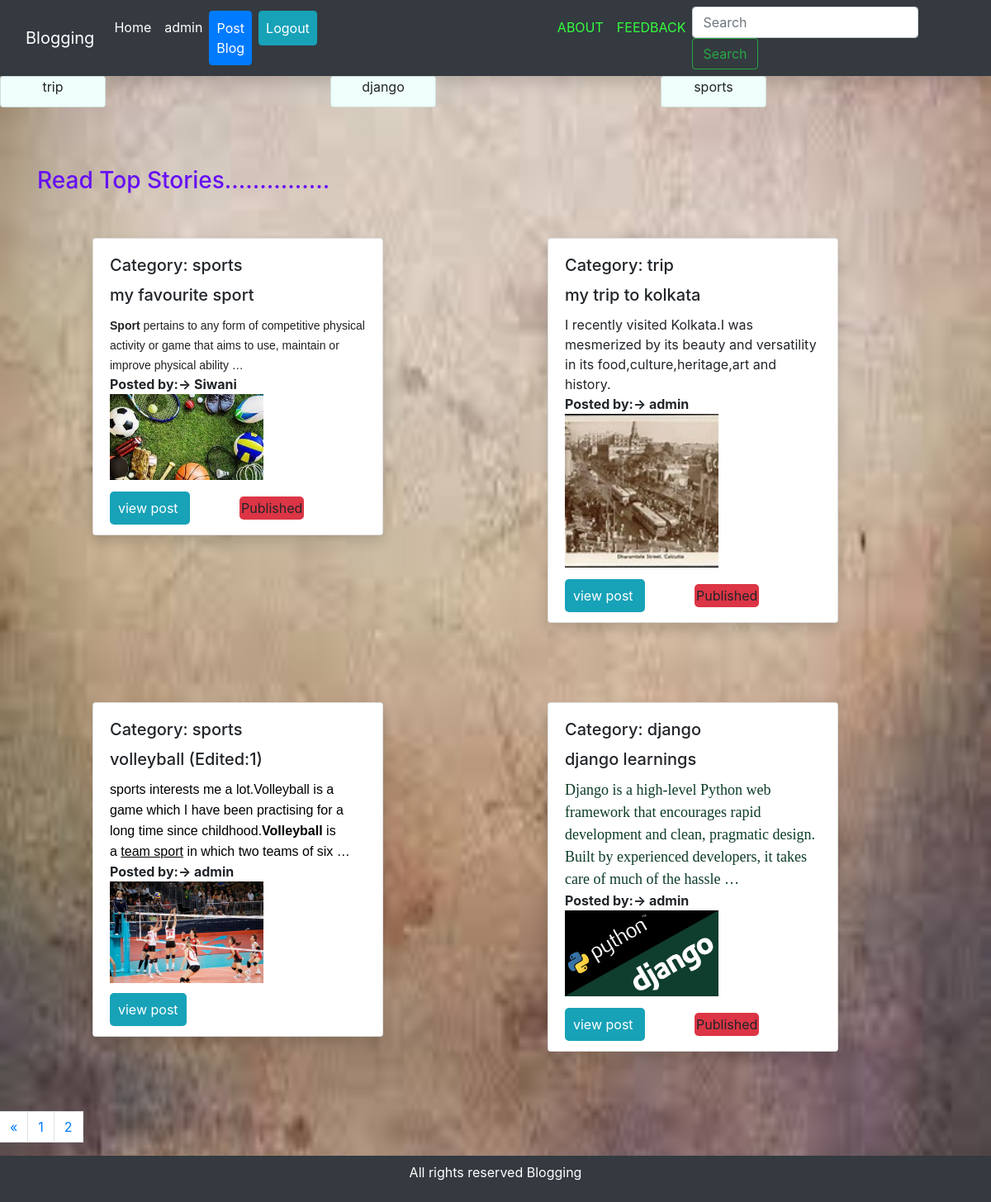
Page /?page=2 (signed in) on the committed database.
### easyblogging/models.py (models this page shows, shortened)
class Category(models.Model):
    name = models.CharField(max_length=50)

class BlogModel(models.Model):
    title=models.CharField(max_length=1000)
    content =HTMLField()
    slug=models.SlugField(max_length=1000, null=True , blank=True)
    image=models.ImageField(upload_to='images/',blank=True,null=True)
    likes=models.ManyToManyField(User,related_name='likes',blank=True)
    created_at=models.DateTimeField(auto_now_add=True,null=True)
    publish = models.BooleanField(default=False)
    published = models.DateTimeField(auto_now=True)
    author = models.ForeignKey(User, on_delete=models.CASCADE)
    categories = models.ManyToManyField('Category', related_name='posts')
    def __init__(self, *args, **kwargs):
        super(BlogModel, self).__init__(*args, **kwargs)
        self.old_publish = self.publish

### easyblogging/views.py (the view)
# urls.py: 2. Add a URL to urlpatterns:  path('', views.home, name='home')
def home(request):
    blog = BlogModel.objects.order_by("-created_at")
    cats = Category.objects.all()
    query=request.GET.get('q')
    if query:
        blog=BlogModel.objects.filter(
            Q(author__username=query) |
            Q(title__icontains=query) |
            Q(content__icontains=query)
            )
    if query:
        cats = Category.objects.filter(
            Q(name__icontains=query)
        )
    paginator = Paginator(blog, 4)
    page = request.GET.get('page')
    try:
        blog=paginator.page(page)
    except PageNotAnInteger:
        blog = paginator.page(1)
    except PageNotAnInteger:
        blog = paginator.page(paginator.num_pages)
    if page is None:
        start_index=0
        end_index=5
    else:
        (start_index ,end_index)= proper_pagination(blog,index=3)
    page_range=list(paginator.page_range)[start_index:end_index]
    context = {'blogs': blog,'cats': cats,'page_range': page_range}
    return render(request, 'home.html',context)

### easyblogging/views.py (called while the page is built)
def proper_pagination(blogs,index):
    start_index=0
    end_index=5
    if blogs.number > index :
          start_index=blogs.number-index
          end_index=start_index+end_index
    return(start_index,end_index)

### templates/home.html (shortened to what this page needs)
{% extends "base.html" %}
{% load static %}
{%block content%}
<div class="owl-carousel">
    {% for cat in cats %}
    <div class="card item  " style="width: 8rem;background-color: #EFFFFB;">
            <div class="card-content">
                <div class="card-title text-center ">
                    {{cat.name}}
                </div>
            </div>
   </div>
 {%endfor%}
</div>
  <div class="container mt-4 mb-4">
      <h3 class="mb-1 " style="color:#6610f2;">Read Top Stories...............</h3>
       <div class="row mb-1 my-1 mx-1">
 {% for blog in blogs %}
      <div class="col-md-6">
      <div class="col p-5 d-flex flex-column position-static">
    <div class="card shadow "style="width: 22rem;">
        <div class="card-body">
             {% for categroy in blog.categories.all %}
            <h5 class="card-title">Category: {{categroy.name}}</h5>
            {% endfor %}
           <h5 class="card-title">{{blog.title}}</h5>
           <p class="card-text mb-auto">{{blog.content|safe|truncatewords:50}}</p>
            <b>Posted by:-> {{blog.author}}</b>
            <img src="{{ blog.image.url }}" class="responsive-img" alt="{{blog.title}}" style="width: 60%;margin-bottom: 20px;">
           <br>
           <a href="blog_detail/{{blog.id}}" style="    color: #fff;
    background-color: #17a2b8;
    border-color: #17a2b8;padding:10px;border-radius:5px;text-decoration:none;">view post </a>
 {% if blog.publish == True  %} <p style="display: inline-block;margin-left: 60px;background-color: #dc3545;
border-color: #dc3545;padding:2px;border-radius:5px;margin-bottom: -10px;"> Published </p> {% endif %}
        </div>
    </div>
 </div>
</div>
           {% empty %}
      <div class="container-fluid">
        <h3> search item not found "{{request.get.q}}"</h3>
      </div>
       {% endfor %}
      </div>
  </div>
<ul class="pagination">
    {% if blogs.has_previous %}
     <li class="page.item ">
            <a href="?page={{blogs.previous_page_number}}"class="page-link"  >&laquo;</a>
     </li>
    {% endif %}
    {% for b in page_range %}
      {% if blogs.number == b %}
        <li class="page.item active">
            <a href="?page={{b}}"class="page-link" >{{b}}</a>
        </li>
      {% else %}
        <li class="page.item ">
            <a href="?page={{b}}"class="page-link" >{{b}}</a>
        </li>
      {% endif %}
    {% endfor %}
</ul>
{% endblock %}

### templates/base.html (shortened to what this page needs)
<!doctype html>
<html lang="en">
  <head>
    <link rel="stylesheet" href="https://stackpath.bootstrapcdn.com/bootstrap/4.5.2/css/bootstrap.min.css">
    <link rel="stylesheet" href="https://stackpath.bootstrapcdn.com/font-awesome/4.7.0/css/font-awesome.min.css">
      {% load static %}
    <link rel="stylesheet" href="{% static 'css/owl.carousel.min.css'%}">
    <link rel="stylesheet" href="{% static 'css/owl.theme.default.min.css'%}">
       <link href="fonts/font-awesome.min.css" rel="stylesheet" />
  </head>
    <nav class="navbar navbar-expand-lg navbar-light bg-dark shadow">
     <div class="container-fluid">
  <a class="navbar-brand text-white" href="#">Blogging</a>
  <div class="collapse navbar-collapse" id="navbarSupportedContent">
    <ul class="navbar-nav mr-auto">
      <li class="nav-item active">
        <a class="nav-link text-white" href="/">Home <span class="sr-only">(current)</span></a>
      </li>
       {% if user.is_authenticated %}
      <li class="nav-item">
        <a class="nav-link text-white" href="/">{{request.user}}</a>
      </li>
      <li class="nav-item">
        <a class="nav-link btn btn-primary text-white " href="post_blog ">Post Blog</a>
      </li>
      <li class="nav-item">
        <a class="nav-link btn btn-info text-white mx-2" href="logout">Logout</a>
      </li>
      {% endif %}
      <li><a class="nav-link " style="color:#33FF3C; display: inline-block;margin-left:275px" href="{% url 'ABOUT'%}">ABOUT</a></li>
        <li><a class="nav-link " style="color:#33FF3C; display: inline-block;" href="{% url 'FEEDBACK'%}">FEEDBACK</a></li>
    </ul>
    <form class="form-inline my-2 my-lg-0" action="{% url 'home' %}">
      <input class="form-control mr-sm-2" type="search" placeholder="Search" aria-label="Search" name= 'q'>
      <button class="btn btn-outline-success my-2 my-sm-0" type="submit">Search</button>
    </form>
  </div>
     </div>
</nav>
{%block content%}
    {% endblock %}
   <footer class="bg-dark p-2">
     <p class="text-center text-white "> All rights reserved Blogging</p>
  </footer>
</html>

### templates/base.html (style rules this page uses)
footer { clear: both; position: relative; height: 100%; margin-top: 0%; }

### rows in the picture
Category: name "trip"
Category: name "django"
Category: name "sports"
BlogModel: title "my favourite sport", content "Sport pertains to any form of competitive physical activity or game that aims to use, maintain or improve physical ability …", author "Siwani", image (picture), publish "Published"
BlogModel: title "my trip to kolkata", content "I recently visited Kolkata.I was mesmerized by its beauty and versatility in its food,culture,heritage,art and history.", author "admin", image (picture), publish "Published"
BlogModel: title "volleyball (Edited:1)", content "sports interests me a lot.Volleyball is a game which I have been practising for a long time since childhood. Volleyball is a team sport in which two teams of six …", author "admin", image (picture)
BlogModel: title "django learnings", content "Django is a high-level Python web framework that encourages rapid development and clean, pragmatic design. Built by experienced developers, it takes care of much of the hassle …", author "admin", image (picture), publish "Published"

### other values in the picture
{{ request.user }} "admin"
{{ b }} "1"
{{ b }} "2"
